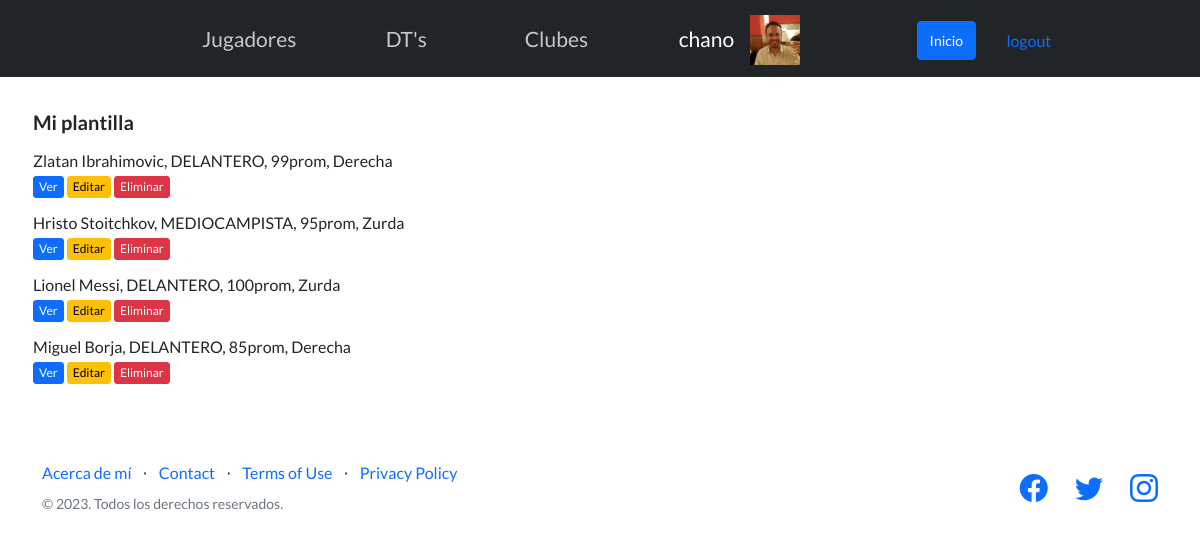
Page /appLiga/jugadoresPlantilla/ (signed in) on the earlier database version.
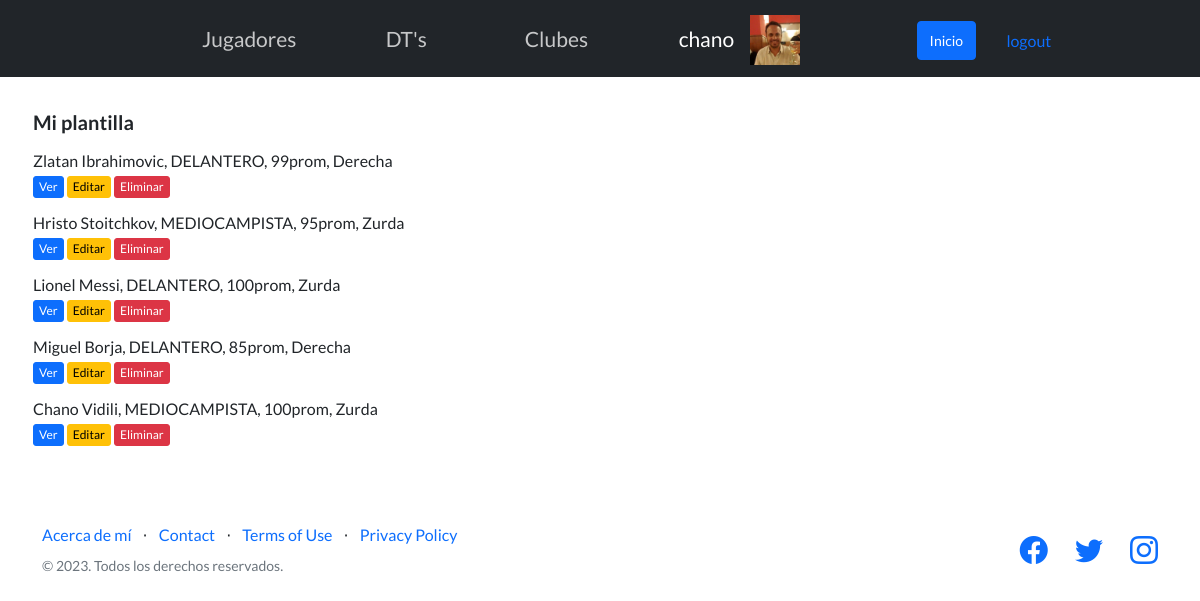
Same page on the later database version.
### AppLigaDeFutbol/models.py (models this page shows)
class Jugador(models.Model):
    usuario = models.ForeignKey(User, on_delete=models.CASCADE, null=True, blank=True)
    nombre = models.CharField(max_length=30)
    apellido = models.CharField(max_length=30)
    posicion = models.CharField(max_length=40)
    promedio = models.IntegerField(default=80, validators=[MaxValueValidator(100, "Asegúrese de ingresar un valor menor o igual a 100"), MinValueValidator(0, "Asegúrese de ingresar un valor mayor o igual a 0")])
    pierna_habil = models.CharField(max_length=40)
    transferible = models.CharField(max_length=10, choices=transferible_opciones, default='no', verbose_name='Transferible')
    imagen = models.ImageField(upload_to='assets/img/jugadores', null=True, blank=True)
    def __str__(self):
        return self.nombre + " " + self.apellido + ", " + self.posicion + ", " + str(self.promedio) + "prom, " + self.pierna_habil

### AppLigaDeFutbol/views.py (the view)
# urls.py: path('jugadoresPlantilla/', views.listar_jugadores_plantilla.as_view(), name='JugadoresPlantilla'),
class listar_jugadores_plantilla(LoginRequiredMixin, ListView):
    template_name = 'jugadores_plantilla.html'
    context_object_name = 'jugadores'
    model = Jugador

### AppLigaDeFutbol/templates/jugadores_plantilla.html
{% extends 'inicio.html' %}
{% block content %}
  <div class="divPrincipal">
    <h5 style="margin-bottom: 15px;">Mi plantilla</h5>
    {% for jugador in jugadores %}
      {% if jugador.usuario == request.user %}
        <div class="div-jugadores">
          <li>{{jugador}}</li>
          <a class="btn btn-primary btn-xs" href={% url 'VerJugador' jugador.pk 1 %}>Ver</a>
          <a class="btn btn-warning btn-xs btn-editar" href={% url 'EditarJugador' jugador.pk %}>Editar</a>
          <a class="btn btn-danger btn-xs" href={% url 'EliminarJugador' jugador.pk %}>Eliminar</a>
        </div>
      {% endif %}
    {% endfor %}
  </div>
{% endblock %}

Differences in the rows shown:
added Jugador: nombre+apellido+posicion "Chano Vidili, MEDIOCAMPISTA, 100prom, Zurda"
